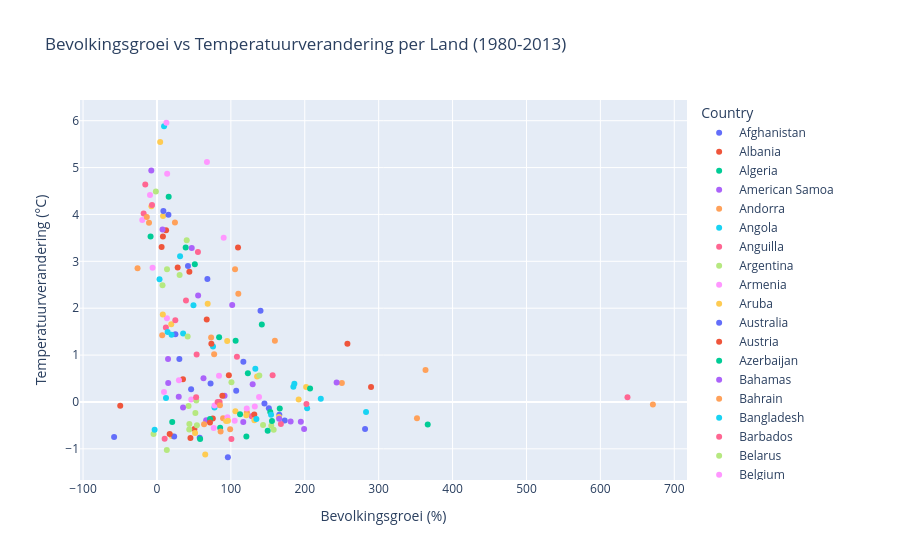

Notebook cell for this chart:
### Code cell
# Bevolking in 1980 en 2013
pop_begin = df_population_1980[df_population_1980["Year"] == 1980][["Entity", "Population"]].rename(columns={"Population": "pop_1980"})
pop_eind = df_population_1980[df_population_1980["Year"] == 2013][["Entity", "Population"]].rename(columns={"Population": "pop_2013"})

# Bereken groei percentage
pop_verschil = pd.merge(pop_begin, pop_eind, on="Entity")
pop_verschil["pop_groei_pct"] = ((pop_verschil["pop_2013"] - pop_verschil["pop_1980"]) / pop_verschil["pop_1980"]) * 100

# Merge met temperatuurverandering
df_pop_temp = pd.merge(
    temp_verschil,
    pop_verschil,
    left_on="Country",
    right_on="Entity",
    how="inner"
)

# Verwijder continenten
df_pop_temp = df_pop_temp[~df_pop_temp["Country"].isin(continenten)]

fig = px.scatter(
    df_pop_temp,
    x="pop_groei_pct",
    y="temp_verandering",
    color="Country",
    hover_name="Country",
    title="Bevolkingsgroei vs Temperatuurverandering per Land (1980-2013)",
    labels={
        "pop_groei_pct": "Bevolkingsgroei (%)",
        "temp_verandering": "Temperatuurverandering (°C)"
    }
)

fig.show()
